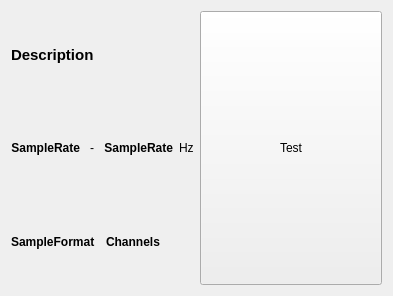
<?xml version="1.0" encoding="UTF-8"?>
<ui version="4.0">
 <class>AudioOutputPreview</class>
 <widget class="QWidget" name="AudioOutputPreview">
  <property name="geometry">
   <rect>
    <x>0</x>
    <y>0</y>
    <width>393</width>
    <height>296</height>
   </rect>
  </property>
  <property name="windowTitle">
   <string>Form</string>
  </property>
  <layout class="QHBoxLayout" name="horizontalLayout_3">
   <item>
    <layout class="QVBoxLayout" name="verticalLayout">
     <item>
      <widget class="QLabel" name="labelDescription">
       <property name="font">
        <font>
         <pointsize>11</pointsize>
         <bold>true</bold>
        </font>
       </property>
       <property name="text">
        <string>Description</string>
       </property>
      </widget>
     </item>
     <item>
      <layout class="QHBoxLayout" name="horizontalLayout">
       <item>
        <widget class="QLabel" name="labelMinSampleRate">
         <property name="font">
          <font>
           <bold>true</bold>
          </font>
         </property>
         <property name="text">
          <string>SampleRate</string>
         </property>
         <property name="alignment">
          <set>Qt::AlignRight|Qt::AlignTrailing|Qt::AlignVCenter</set>
         </property>
        </widget>
       </item>
       <item>
        <widget class="QLabel" name="labelSampleRateHyphen">
         <property name="text">
          <string>-</string>
         </property>
         <property name="alignment">
          <set>Qt::AlignCenter</set>
         </property>
        </widget>
       </item>
       <item>
        <widget class="QLabel" name="labelMaxSampleRate">
         <property name="font">
          <font>
           <bold>true</bold>
          </font>
         </property>
         <property name="text">
          <string>SampleRate</string>
         </property>
         <property name="alignment">
          <set>Qt::AlignRight|Qt::AlignTrailing|Qt::AlignVCenter</set>
         </property>
        </widget>
       </item>
       <item>
        <widget class="QLabel" name="labelSampleRateUnit">
         <property name="text">
          <string>Hz</string>
         </property>
        </widget>
       </item>
      </layout>
     </item>
     <item>
      <layout class="QHBoxLayout" name="horizontalLayout_2">
       <item>
        <widget class="QLabel" name="labelSampleFormat">
         <property name="font">
          <font>
           <bold>true</bold>
          </font>
         </property>
         <property name="text">
          <string>SampleFormat</string>
         </property>
        </widget>
       </item>
       <item>
        <widget class="QLabel" name="labelChannelConfiguration">
         <property name="font">
          <font>
           <bold>true</bold>
          </font>
         </property>
         <property name="text">
          <string>Channels</string>
         </property>
        </widget>
       </item>
      </layout>
     </item>
    </layout>
   </item>
   <item>
    <widget class="QPushButton" name="pushButtonTest">
     <property name="sizePolicy">
      <sizepolicy hsizetype="Preferred" vsizetype="Minimum">
       <horstretch>0</horstretch>
       <verstretch>0</verstretch>
      </sizepolicy>
     </property>
     <property name="text">
      <string>Test</string>
     </property>
    </widget>
   </item>
  </layout>
 </widget>
 <resources/>
 <connections/>
</ui>
